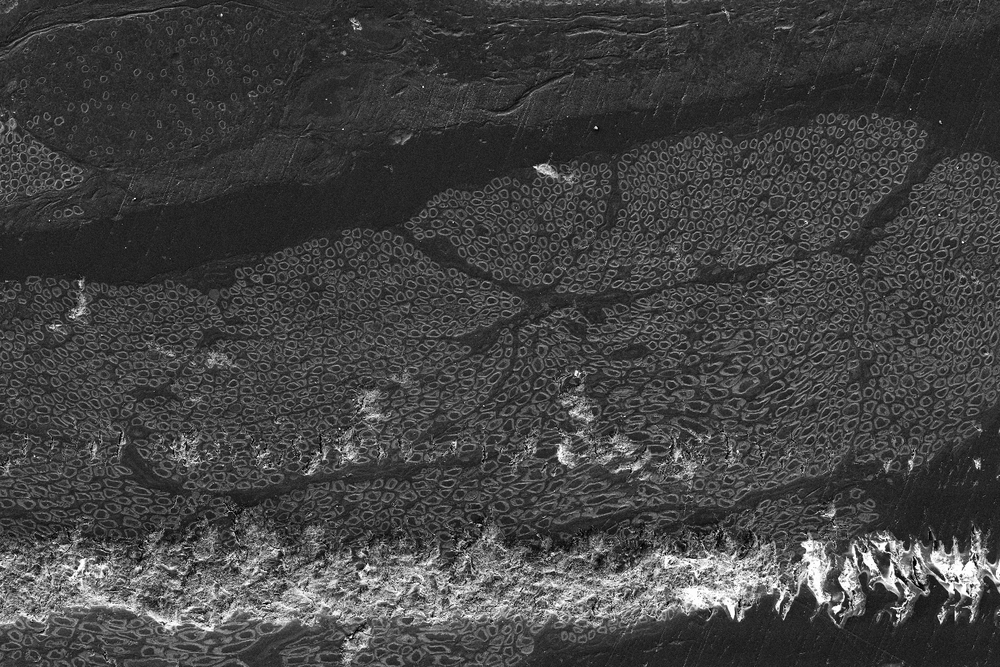
%> input picture code/BSE_good_sample.tif, 1000 x 667 px, shrunk from 1501 x 1001 before the run
$ octave --eval "result = axonInitialSegmentation(imread('BSE_good_sample.tif'));"   (GNU Octave 9; MATLAB toolbox functions it lacks are replaced by stand-ins)
%> lines starting %> are read from the running program, lines starting %| are printed output that depends on the picture; in (x1, y1, x2, y2) boxes, pixels count from 0 and x2, y2 are one past the last pixel; in counts of white or black regions, pixels touching at a corner belong together; the program's own positions count from 1
function [axonBW, axonRejectBW] = axonInitialSegmentation(im, h )

if nargin < 2
    h = std(double(im(:)));
%> h = 38.09
end

initialBW=imextendedmin(im,h,8);%bwmorph(bwmorph(bwmorph(watershed(imimposemin(im,imextendedmin(im,h,8)))~=0,'thin'),'thin'),'thin');
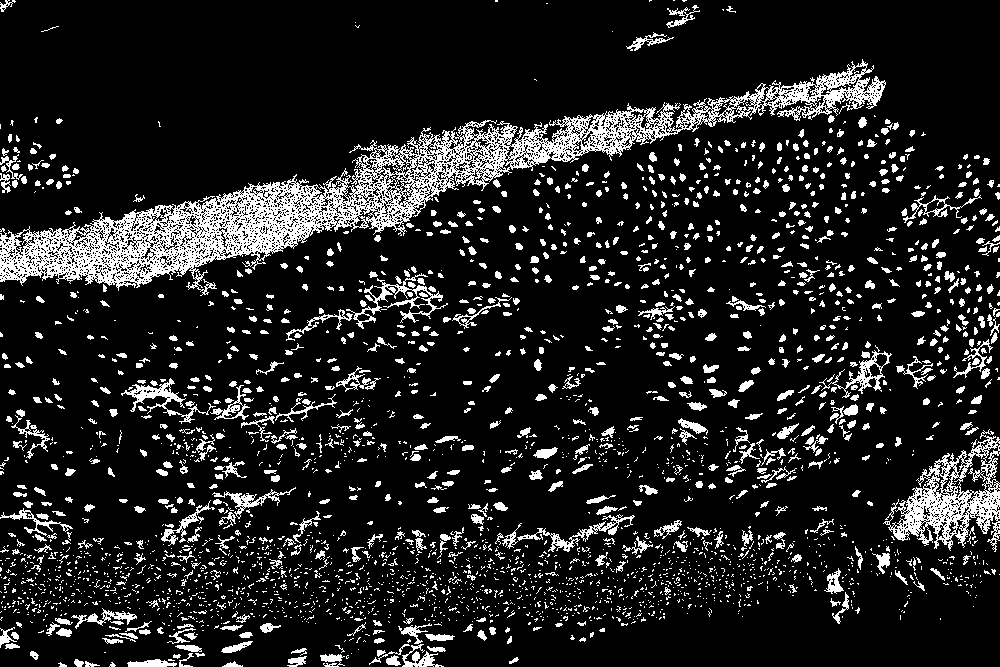
%> initialBW: size 667x1000x3 logical; 13.1% white in thin lines or dots
% level = graythresh(im);
% initialBW=im2bw(im,level);
 initialBW=bwmorph(initialBW,'fill'); %imshow(initialBW)
 initialBW=bwmorph(initialBW,'close'); %imshow(initialBW)
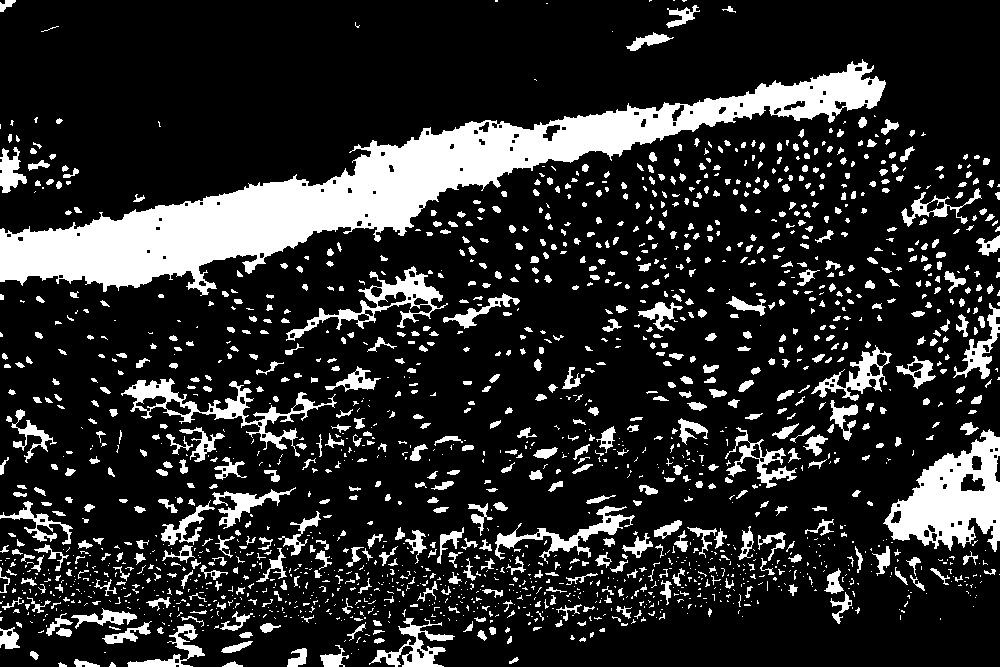
%> initialBW: size 667x1000x3 logical; 17.3% white; 1795 white regions (1032 under 20 px), largest, box (x1, y1, x2, y2) and area: (0, 59, 886, 296) 45092, (883, 429, 1000, 552) 7496, (121, 378, 337, 457) 2996
%> (the run ends here)
